Frame 1 (no input): blank canvas, image omitted
Frame 60 (no input): blank canvas, image omitted
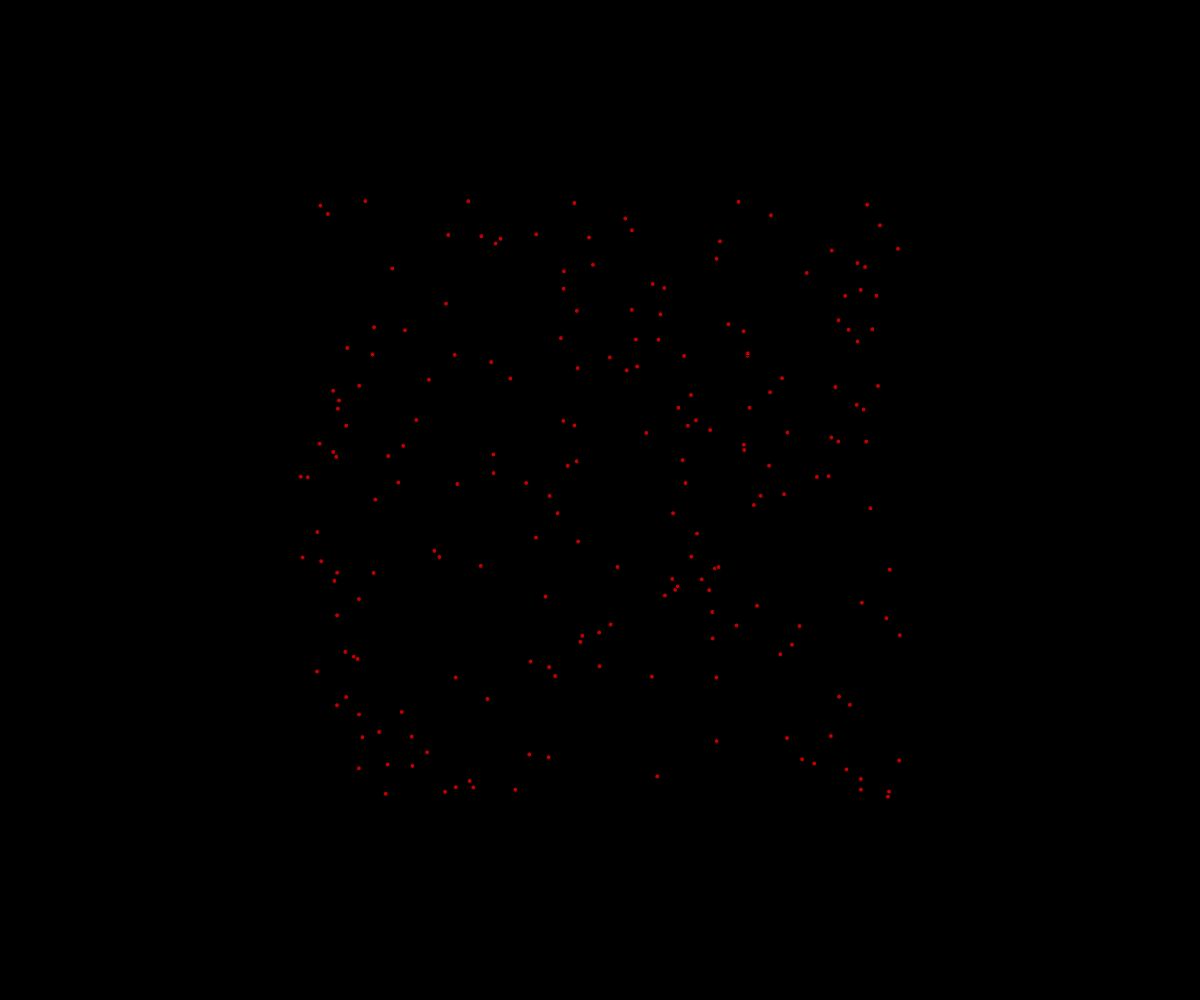
Frame 120 (the mouse pressed at the canvas centre since frame 60)

The p5.js sketch whose frames 1 and 60 were blank and that drew this single picture after the mouse press (run headless with seeded random() and noise() and a simulated clock; from frame 60 on, the mouse is pressed at the canvas centre):

// p5.js sketch
// ── sketch.js
// Project Title

const NUMBER_OF_FIREWORKS_PER_CLICK = 200;

class Partical {
  constructor(x, y) {
    this.x = x;
    this.y = y;
    this.dx = random(-5, 5);
    this.dy = random(-5, 5);
    this.size = 5;
    this.r = 255;
    this.g = 0;
    this.b = 0;
    this.opacity = 255;
  }

  display() {
    fill(this.r, this.g, this.b, this.opacity);
    circle(this.x, this.y, this.size);
  }
  update() {
    // move
    this.x += this.dx;
    this.y += this.dy;

    // fade away over time
    this.opacity--;
  }

  isDead() {
    return this.opacity <= 0;
  }
}

let theFireworks = [];

function setup() {
  createCanvas(windowWidth, windowHeight);
}

function draw() {
  background("black");
  for (let firework of theFireworks) {
    if(firework.isDead()) {
      // delete it
      let index = theFireworks.indexOf(firework);
      theFireworks.splice(index, 1);
    }
    else {
      firework.update();
      firework.display();
    }
  }
}

function mousePressed() {
  for (let i = 0; i < NUMBER_OF_FIREWORKS_PER_CLICK; i++) {
    let someFirework = new Partical(mouseX, mouseY);
    theFireworks.push(someFirework);
  }
}
